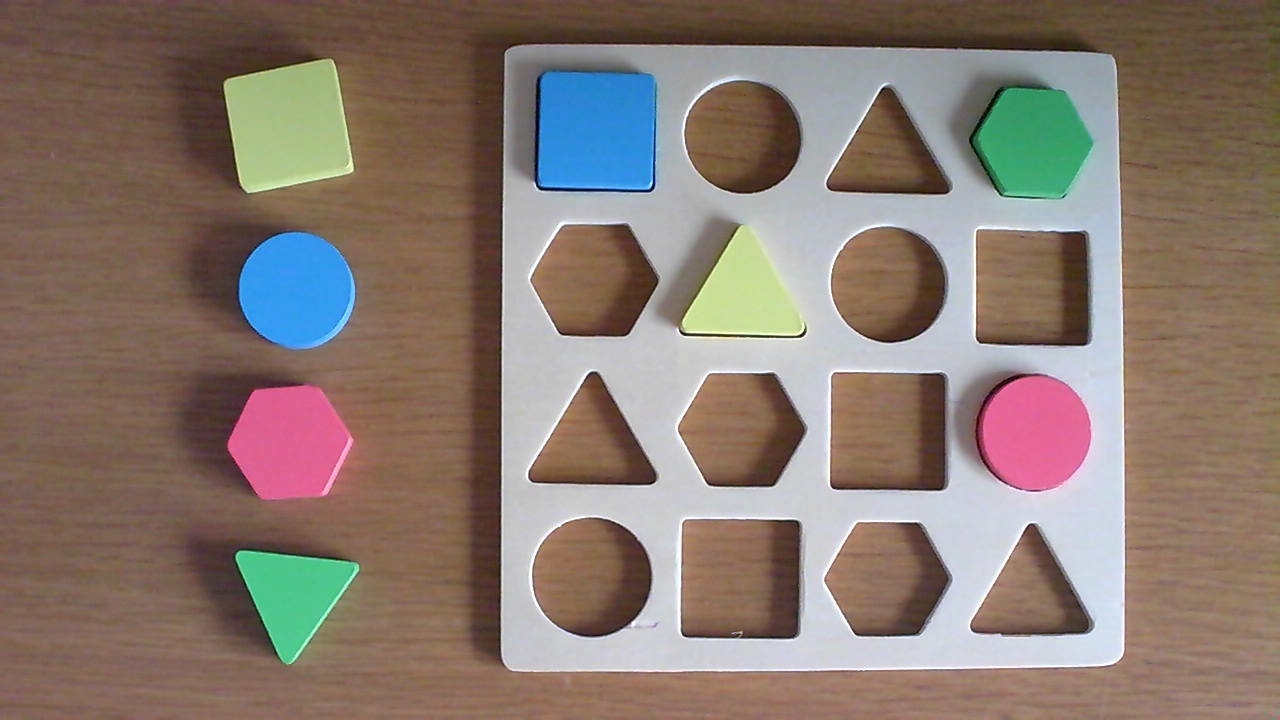
#> input picture src/img/img.jpg, 1280 x 720 px
$ python -i find_board.py   (imports and definitions only)
#> lines starting #> are read from the running program, lines starting #| are printed output that depends on the picture; after the words box and inside, x2 and y2 are one past the last pixel; in counts of white or black regions, pixels touching at a corner belong together
import cv2
import numpy as np

'''Clase para recuperar el tablero y solo el tablero de la imagen'''
class FindBoard:

    def __init__(self) -> None:
        self.img =  None
        self.img_draw = None
        self.img_board = None
        self.img_no_board = None
        self.img_cropped = None
        self.img_blurred = None
        self.img_thresholded = None
        self.contours = None
        self.img_contours = None

    '''Metodo principal para buscar y recuperar el tablero'''
    def find_board(self, img):
        self.img = img.copy()
        self.img_draw = img.copy()
        #Preprocesar la imagen
        self._preproces()
        #Buscar el controno mas grande (es el del tablero)
        max_contour = max(self.contours, key=cv2.contourArea)
        #Pintar el contorno en la iamagen
        self.img_draw = cv2.drawContours(self.img_draw, [max_contour], -1, (0, 255, 0), 1)
        #Pertiendo de una imagen de zeros
        mask = np.zeros_like(self.img)
        #Se pinta el contorno relleno sobre la mascara
        cv2.drawContours(mask, [max_contour], -1, (255, 255, 255), thickness=cv2.FILLED)
        #Se utiliza la mascara para hacer recuperar la parte blanca pero de la imagen oprginal y el resto dejarlo en negro
        self.img_board = cv2.bitwise_and(img, mask)
        #Tambien hacemos la operacion contraria para obtener la imagen sin tablero
        inverted_mask = cv2.bitwise_not(mask)
        self.img_no_board = cv2.bitwise_and(img, inverted_mask)
        #Devolvemos el tablero
        return self.img_board, self.img_no_board, self._find_centrer(max_contour), max_contour

    '''Metodo de preprocesado'''
    def _preproces(self):
        #Pasar la imagen a escala de grises
        img_gray = cv2.cvtColor(self.img_draw, cv2.COLOR_BGR2GRAY)
        #Dar blurr a la imagen
        self.img_blurred = cv2.GaussianBlur(img_gray, (5, 5), 0)
        #Threshold adaptativo
        block_size = 5  # Size of the pixel neighborhood used for adaptive thresholding
        c = 3  # Constant subtracted from the mean
        self.img_thresholded = cv2.adaptiveThreshold(self.img_blurred, 255, cv2.ADAPTIVE_THRESH_MEAN_C, cv2.THRESH_BINARY_INV, block_size, c)
        #Deteccion de bordes
        self.contours, _ = cv2.findContours(self.img_thresholded, cv2.RETR_EXTERNAL, cv2.CHAIN_APPROX_SIMPLE)
        self.img_contours = cv2.drawContours(self.img_draw, self.contours, -1, (255,255,0), 2)

    '''Metodo para encontra el centro de un poligono'''
    def _find_centrer(self, contour):
        #Se crea el circulo mas peqeuño que contenga al poligono, y se coje el centro del de ese ciculo
        (x, y), _ = cv2.minEnclosingCircle(contour)
        return (int(x), int(y))

>>> import cv2
>>> picture = cv2.imread('../img/img.jpg')
#> picture is the input picture: shape (720, 1280, 3); mean B, G, R 111.8, 121.1, 136.8
>>> result = FindBoard().find_board(picture)
#> in _preproces, `img_gray = cv2.cvtColor(self.img_draw, cv2.COLOR_BGR2GRAY)`:
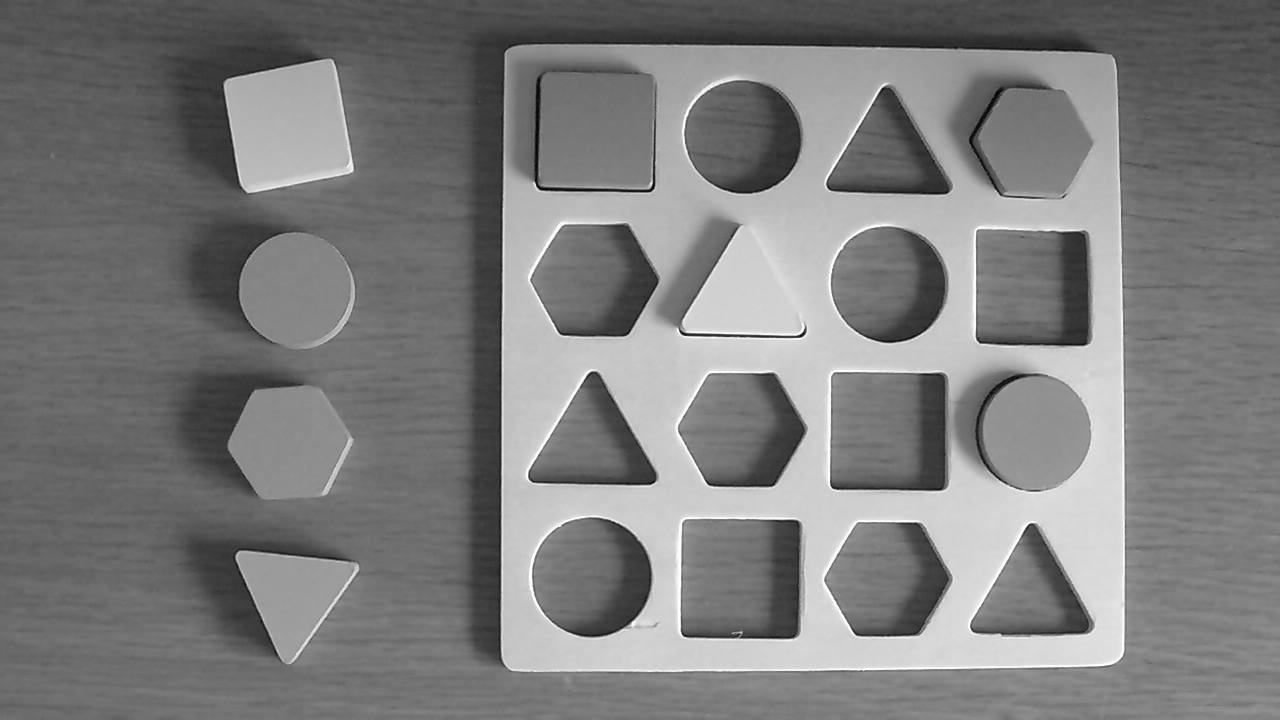
#> img_gray: shape (720, 1280); min 1, max 255, mean 124.8
#> in _preproces, `self.img_thresholded = cv2.adaptiveThreshold(self.img_blurred, 255, cv..`:
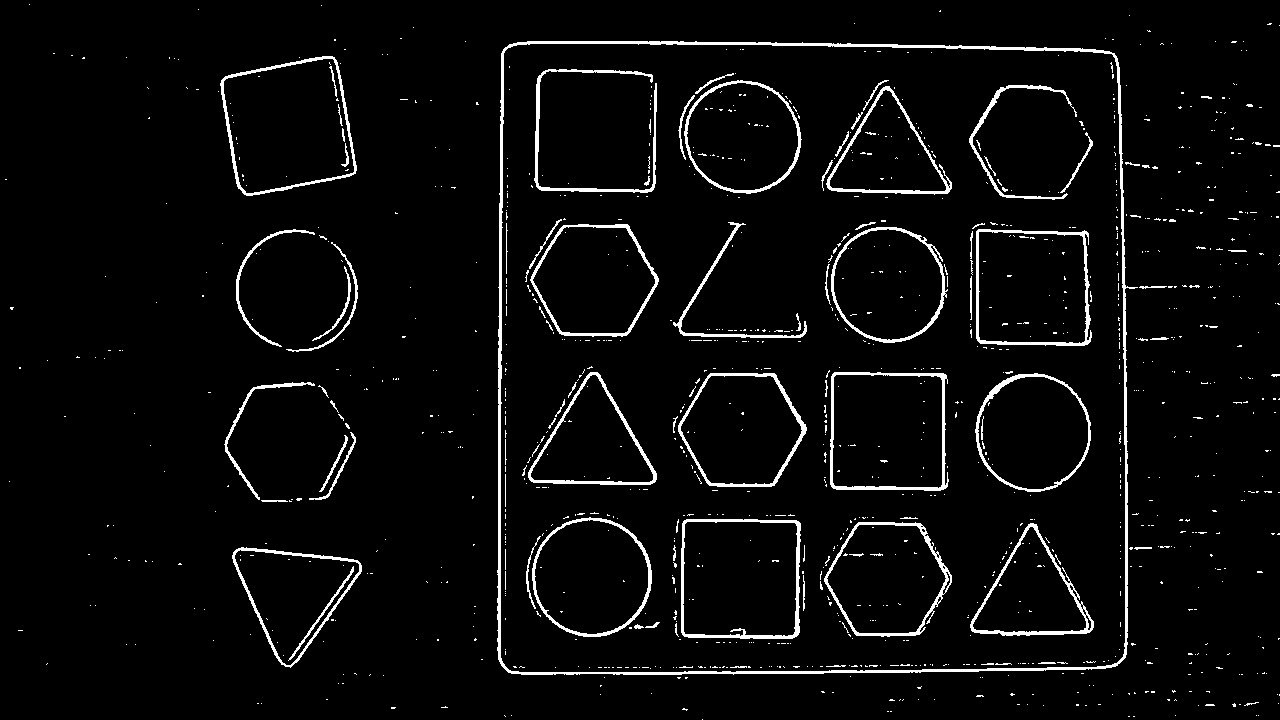
#> self.img_thresholded: shape (720, 1280); 4.2% white; 1173 white regions (1087 under 20 px)
#> in _preproces, `self.contours, _ = cv2.findContours(self.img_thresholded, cv2.RETR_EXT..`: self.contours = 447 contours, 435 with area under 20; largest, box (x1, y1, x2, y2) and area: (497, 41, 1138, 675) 392712, (220, 56, 357, 196) 14616, (232, 547, 362, 668) 8762, (224, 382, 315, 500) 404, (236, 229, 315, 347) 366
#> in find_board, `max_contour = max(self.contours, key=cv2.contourArea)`: max_contour = contour of 386 points, box (x1, y1, x2, y2) (497, 41, 1138, 675), area 392712
#> in find_board, `self.img_draw = cv2.drawContours(self.img_draw, [max_contour], -1, (0,..`: self.img_draw: shape (720, 1280, 3); mean B, G, R 115, 124.9, 134.3
#> in find_board, `cv2.drawContours(mask, [max_contour], -1, (255, 255, 255), thickness=c..`: mask: shape (720, 1280, 3); 42.7% white; 1 white region, box (x1, y1, x2, y2) and area: (497, 41, 1138, 675) 393952
#> in find_board, `self.img_board = cv2.bitwise_and(img, mask)`:
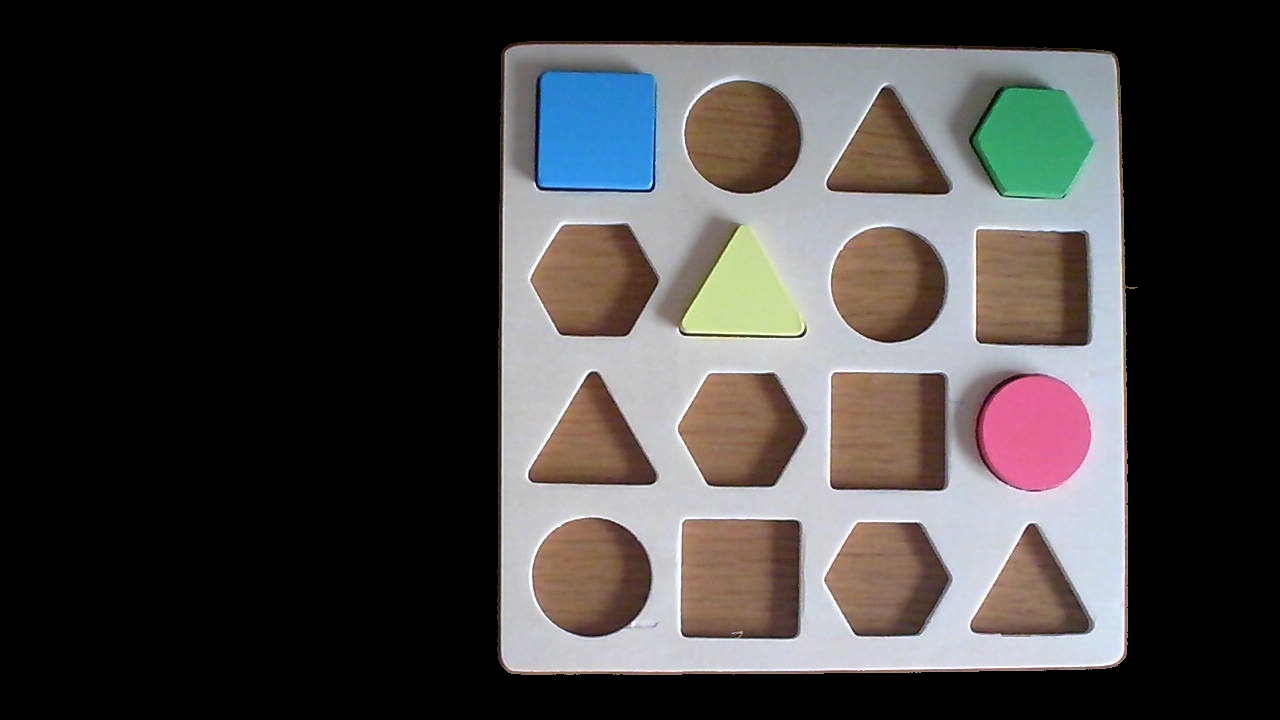
#> self.img_board: shape (720, 1280, 3); mean B, G, R 63.2, 63.9, 66.4
#> in find_board, `self.img_no_board = cv2.bitwise_and(img, inverted_mask)`:
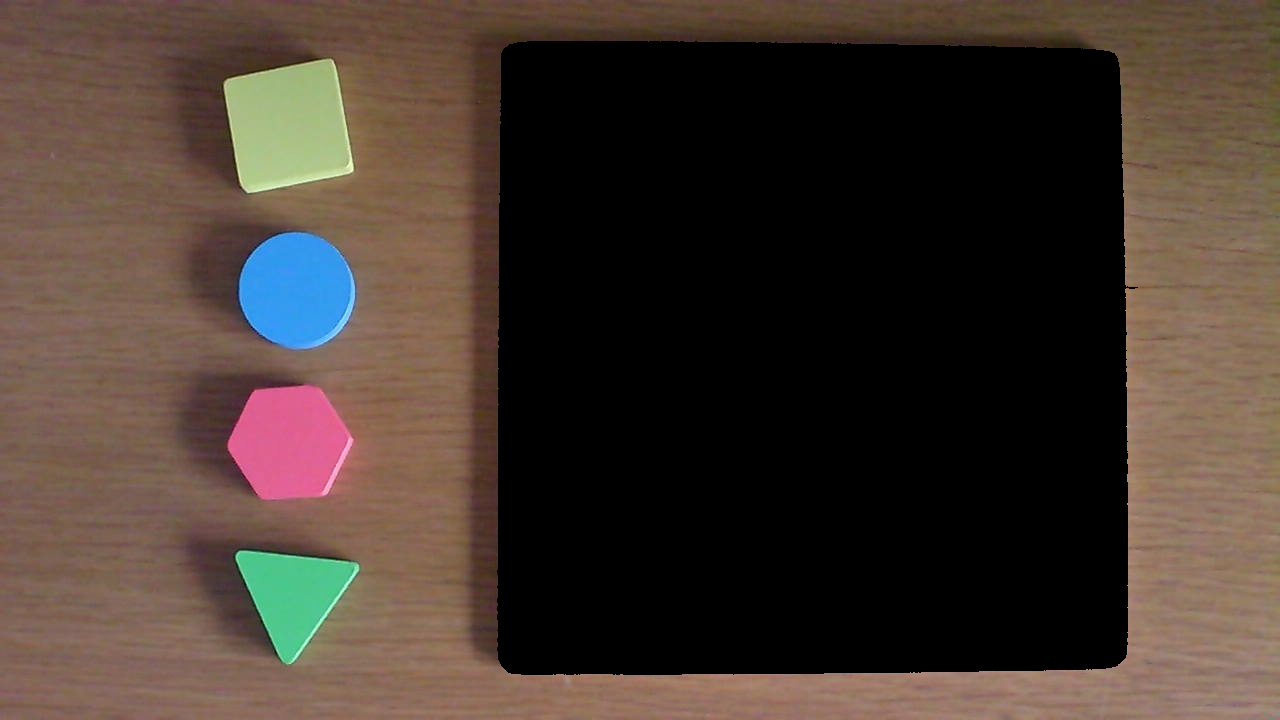
#> self.img_no_board: shape (720, 1280, 3); mean B, G, R 48.7, 57.2, 70.4
#> in _find_centrer, `(x, y), _ = cv2.minEnclosingCircle(contour)`: x = 809; y = 358
